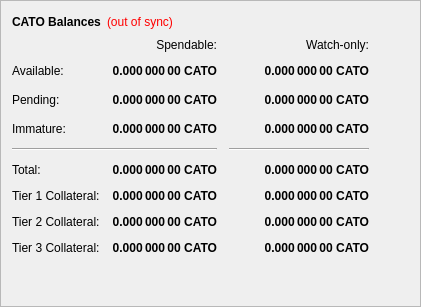
        <widget class="QFrame" name="frame">
         <property name="frameShape">
          <enum>QFrame::StyledPanel</enum>
         </property>
         <property name="frameShadow">
          <enum>QFrame::Raised</enum>
         </property>
         <layout class="QVBoxLayout" name="verticalLayout_4">
          <item>
           <layout class="QHBoxLayout" name="horizontalLayout_4">
            <item>
             <widget class="QLabel" name="label_5">
              <property name="font">
               <font>
                <weight>75</weight>
                <bold>true</bold>
               </font>
              </property>
              <property name="text">
               <string>CATO Balances</string>
              </property>
             </widget>
            </item>
            <item>
             <widget class="QLabel" name="labelWalletStatus">
              <property name="cursor">
               <cursorShape>WhatsThisCursor</cursorShape>
              </property>
              <property name="toolTip">
               <string>The displayed information may be out of date. Your wallet automatically synchronizes with the Catocoin network after a connection is established, but this process has not completed yet.</string>
              </property>
              <property name="styleSheet">
               <string notr="true">QLabel { color: red; }</string>
              </property>
              <property name="text">
               <string notr="true">(out of sync)</string>
              </property>
              <property name="alignment">
               <set>Qt::AlignLeading|Qt::AlignLeft|Qt::AlignVCenter</set>
              </property>
             </widget>
            </item>
            <item>
             <spacer name="horizontalSpacer_3">
              <property name="orientation">
               <enum>Qt::Horizontal</enum>
              </property>
              <property name="sizeHint" stdset="0">
               <size>
                <width>40</width>
                <height>20</height>
               </size>
              </property>
             </spacer>
            </item>
           </layout>
          </item>
          <item>
           <layout class="QGridLayout" name="gridLayout">
            <property name="spacing">
             <number>12</number>
            </property>
            <item row="2" column="2">
             <widget class="QLabel" name="labelWatchPending">
              <property name="font">
               <font>
                <weight>75</weight>
                <bold>true</bold>
               </font>
              </property>
              <property name="cursor">
               <cursorShape>IBeamCursor</cursorShape>
              </property>
              <property name="toolTip">
               <string>Unconfirmed transactions to watch-only addresses</string>
              </property>
              <property name="text">
               <string notr="true">0.000 000 00 CATO</string>
              </property>
              <property name="alignment">
               <set>Qt::AlignRight|Qt::AlignTrailing|Qt::AlignVCenter</set>
              </property>
              <property name="textInteractionFlags">
               <set>Qt::LinksAccessibleByMouse|Qt::TextSelectableByKeyboard|Qt::TextSelectableByMouse</set>
              </property>
             </widget>
            </item>
            <item row="2" column="1">
             <widget class="QLabel" name="labelUnconfirmed">
              <property name="font">
               <font>
                <weight>75</weight>
                <bold>true</bold>
               </font>
              </property>
              <property name="cursor">
               <cursorShape>IBeamCursor</cursorShape>
              </property>
              <property name="toolTip">
               <string>Total of transactions that have yet to be confirmed, and do not yet count toward the spendable balance</string>
              </property>
              <property name="text">
               <string notr="true">0.000 000 00 CATO</string>
              </property>
              <property name="alignment">
               <set>Qt::AlignRight|Qt::AlignTrailing|Qt::AlignVCenter</set>
              </property>
              <property name="textInteractionFlags">
               <set>Qt::LinksAccessibleByMouse|Qt::TextSelectableByKeyboard|Qt::TextSelectableByMouse</set>
              </property>
             </widget>
            </item>
            <item row="3" column="2">
             <widget class="QLabel" name="labelWatchImmature">
              <property name="font">
               <font>
                <weight>75</weight>
                <bold>true</bold>
               </font>
              </property>
              <property name="cursor">
               <cursorShape>IBeamCursor</cursorShape>
              </property>
              <property name="toolTip">
               <string>Staked or masternode rewards in watch-only addresses that has not yet matured</string>
              </property>
              <property name="text">
               <string notr="true">0.000 000 00 CATO</string>
              </property>
              <property name="alignment">
               <set>Qt::AlignRight|Qt::AlignTrailing|Qt::AlignVCenter</set>
              </property>
              <property name="textInteractionFlags">
               <set>Qt::LinksAccessibleByMouse|Qt::TextSelectableByKeyboard|Qt::TextSelectableByMouse</set>
              </property>
             </widget>
            </item>
            <item row="4" column="0" colspan="2">
             <widget class="Line" name="lineSpendableBalance">
              <property name="orientation">
               <enum>Qt::Horizontal</enum>
              </property>
             </widget>
            </item>
            <item row="4" column="2">
             <widget class="Line" name="lineWatchBalance">
              <property name="sizePolicy">
               <sizepolicy hsizetype="Preferred" vsizetype="Fixed">
                <horstretch>0</horstretch>
                <verstretch>0</verstretch>
               </sizepolicy>
              </property>
              <property name="minimumSize">
               <size>
                <width>140</width>
                <height>0</height>
               </size>
              </property>
              <property name="orientation">
               <enum>Qt::Horizontal</enum>
              </property>
             </widget>
            </item>
            <item row="5" column="0">
             <widget class="QLabel" name="labelTotalText1">
              <property name="text">
               <string>Total:</string>
              </property>
             </widget>
            </item>
            <item row="7" column="0">
             <widget class="QLabel" name="labelTotalText2">
              <property name="text">
               <string>Tier 1 Collateral:</string>
              </property>
             </widget>
            </item>
            <item row="8" column="0">
             <widget class="QLabel" name="labelTotalText3">
              <property name="text">
               <string>Tier 2 Collateral:</string>
              </property>
             </widget>
            </item>
            <item row="9" column="0">
             <widget class="QLabel" name="labelTotalText4">
              <property name="text">
               <string>Tier 3 Collateral:</string>
              </property>
             </widget>
            </item>
            <item row="3" column="1">
             <widget class="QLabel" name="labelImmature">
              <property name="font">
               <font>
                <weight>75</weight>
                <bold>true</bold>
               </font>
              </property>
              <property name="cursor">
               <cursorShape>IBeamCursor</cursorShape>
              </property>
              <property name="toolTip">
               <string>Staked or masternode rewards that has not yet matured</string>
              </property>
              <property name="text">
               <string notr="true">0.000 000 00 CATO</string>
              </property>
              <property name="alignment">
               <set>Qt::AlignRight|Qt::AlignTrailing|Qt::AlignVCenter</set>
              </property>
              <property name="textInteractionFlags">
               <set>Qt::LinksAccessibleByMouse|Qt::TextSelectableByKeyboard|Qt::TextSelectableByMouse</set>
              </property>
             </widget>
            </item>
            <item row="2" column="3">
             <spacer name="horizontalSpacer_2">
              <property name="orientation">
               <enum>Qt::Horizontal</enum>
              </property>
              <property name="sizeHint" stdset="0">
               <size>
                <width>40</width>
                <height>20</height>
               </size>
              </property>
             </spacer>
            </item>
            <item row="3" column="0">
             <widget class="QLabel" name="labelImmatureText">
              <property name="text">
               <string>Immature:</string>
              </property>
             </widget>
            </item>
            <item row="5" column="1">
             <widget class="QLabel" name="labelTotal1">
              <property name="font">
               <font>
                <weight>75</weight>
                <bold>true</bold>
               </font>
              </property>
              <property name="cursor">
               <cursorShape>IBeamCursor</cursorShape>
              </property>
              <property name="toolTip">
               <string>Your current total balance</string>
              </property>
              <property name="text">
               <string notr="true">0.000 000 00 CATO</string>
              </property>
              <property name="alignment">
               <set>Qt::AlignRight|Qt::AlignTrailing|Qt::AlignVCenter</set>
              </property>
              <property name="textInteractionFlags">
               <set>Qt::LinksAccessibleByMouse|Qt::TextSelectableByKeyboard|Qt::TextSelectableByMouse</set>
              </property>
             </widget>
            </item>
            <item row="7" column="1">
             <widget class="QLabel" name="labelTotal2">
              <property name="font">
               <font>
                <weight>75</weight>
                <bold>true</bold>
               </font>
              </property>
              <property name="cursor">
               <cursorShape>IBeamCursor</cursorShape>
              </property>
              <property name="toolTip">
               <string>Your current total balance</string>
              </property>
              <property name="text">
               <string notr="true">0.000 000 00 CATO</string>
              </property>
              <property name="alignment">
               <set>Qt::AlignRight|Qt::AlignTrailing|Qt::AlignVCenter</set>
              </property>
              <property name="textInteractionFlags">
               <set>Qt::LinksAccessibleByMouse|Qt::TextSelectableByKeyboard|Qt::TextSelectableByMouse</set>
              </property>
             </widget>
            </item>
            <item row="8" column="1">
             <widget class="QLabel" name="labelTotal3">
              <property name="font">
               <font>
                <weight>75</weight>
                <bold>true</bold>
               </font>
              </property>
              <property name="cursor">
               <cursorShape>IBeamCursor</cursorShape>
              </property>
              <property name="toolTip">
               <string>Your current total balance</string>
              </property>
              <property name="text">
               <string notr="true">0.000 000 00 CATO</string>
              </property>
              <property name="alignment">
               <set>Qt::AlignRight|Qt::AlignTrailing|Qt::AlignVCenter</set>
              </property>
              <property name="textInteractionFlags">
               <set>Qt::LinksAccessibleByMouse|Qt::TextSelectableByKeyboard|Qt::TextSelectableByMouse</set>
              </property>
             </widget>
            </item>
            <item row="9" column="1">
             <widget class="QLabel" name="labelTotal4">
              <property name="font">
               <font>
                <weight>75</weight>
                <bold>true</bold>
               </font>
              </property>
              <property name="cursor">
               <cursorShape>IBeamCursor</cursorShape>
              </property>
              <property name="toolTip">
               <string>Your current total balance</string>
              </property>
              <property name="text">
               <string notr="true">0.000 000 00 CATO</string>
              </property>
              <property name="alignment">
               <set>Qt::AlignRight|Qt::AlignTrailing|Qt::AlignVCenter</set>
              </property>
              <property name="textInteractionFlags">
               <set>Qt::LinksAccessibleByMouse|Qt::TextSelectableByKeyboard|Qt::TextSelectableByMouse</set>
              </property>
             </widget>
            </item>
            <item row="7" column="2">
             <widget class="QLabel" name="labelTotal5">
              <property name="font">
               <font>
                <weight>75</weight>
                <bold>true</bold>
               </font>
              </property>
              <property name="cursor">
               <cursorShape>IBeamCursor</cursorShape>
              </property>
              <property name="toolTip">
               <string>Your current total balance</string>
              </property>
              <property name="text">
               <string notr="true">0.000 000 00 CATO</string>
              </property>
              <property name="alignment">
               <set>Qt::AlignRight|Qt::AlignTrailing|Qt::AlignVCenter</set>
              </property>
              <property name="textInteractionFlags">
               <set>Qt::LinksAccessibleByMouse|Qt::TextSelectableByKeyboard|Qt::TextSelectableByMouse</set>
              </property>
             </widget>
            </item>
            <item row="8" column="2">
             <widget class="QLabel" name="labelTotal6">
              <property name="font">
               <font>
                <weight>75</weight>
                <bold>true</bold>
               </font>
              </property>
              <property name="cursor">
               <cursorShape>IBeamCursor</cursorShape>
              </property>
              <property name="toolTip">
               <string>Your current total balance</string>
              </property>
              <property name="text">
               <string notr="true">0.000 000 00 CATO</string>
              </property>
              <property name="alignment">
               <set>Qt::AlignRight|Qt::AlignTrailing|Qt::AlignVCenter</set>
              </property>
              <property name="textInteractionFlags">
               <set>Qt::LinksAccessibleByMouse|Qt::TextSelectableByKeyboard|Qt::TextSelectableByMouse</set>
              </property>
             </widget>
            </item>
            <item row="9" column="2">
             <widget class="QLabel" name="labelTotal7">
              <property name="font">
               <font>
                <weight>75</weight>
                <bold>true</bold>
               </font>
              </property>
              <property name="cursor">
               <cursorShape>IBeamCursor</cursorShape>
              </property>
              <property name="toolTip">
               <string>Your current total balance</string>
              </property>
              <property name="text">
               <string notr="true">0.000 000 00 CATO</string>
              </property>
              <property name="alignment">
               <set>Qt::AlignRight|Qt::AlignTrailing|Qt::AlignVCenter</set>
              </property>
              <property name="textInteractionFlags">
               <set>Qt::LinksAccessibleByMouse|Qt::TextSelectableByKeyboard|Qt::TextSelectableByMouse</set>
              </property>
             </widget>
            </item>
            <item row="5" column="2">
             <widget class="QLabel" name="labelWatchTotal">
              <property name="font">
               <font>
                <weight>75</weight>
                <bold>true</bold>
               </font>
              </property>
              <property name="cursor">
               <cursorShape>IBeamCursor</cursorShape>
              </property>
              <property name="toolTip">
               <string>Current total balance in watch-only addresses</string>
              </property>
              <property name="text">
               <string notr="true">0.000 000 00 CATO</string>
              </property>
              <property name="alignment">
               <set>Qt::AlignRight|Qt::AlignTrailing|Qt::AlignVCenter</set>
              </property>
              <property name="textInteractionFlags">
               <set>Qt::LinksAccessibleByMouse|Qt::TextSelectableByKeyboard|Qt::TextSelectableByMouse</set>
              </property>
             </widget>
            </item>
            <item row="0" column="2">
             <widget class="QLabel" name="labelWatchonly">
              <property name="text">
               <string>Watch-only:</string>
              </property>
              <property name="alignment">
               <set>Qt::AlignRight|Qt::AlignTrailing|Qt::AlignVCenter</set>
              </property>
             </widget>
            </item>
            <item row="1" column="0">
             <widget class="QLabel" name="labelBalanceText">
              <property name="text">
               <string>Available:</string>
              </property>
             </widget>
            </item>
            <item row="1" column="1">
             <widget class="QLabel" name="labelBalance">
              <property name="font">
               <font>
                <weight>75</weight>
                <bold>true</bold>
               </font>
              </property>
              <property name="cursor">
               <cursorShape>IBeamCursor</cursorShape>
              </property>
              <property name="toolTip">
               <string>Your current spendable balance</string>
              </property>
              <property name="text">
               <string notr="true">0.000 000 00 CATO</string>
              </property>
              <property name="alignment">
               <set>Qt::AlignRight|Qt::AlignTrailing|Qt::AlignVCenter</set>
              </property>
              <property name="textInteractionFlags">
               <set>Qt::LinksAccessibleByMouse|Qt::TextSelectableByKeyboard|Qt::TextSelectableByMouse</set>
              </property>
             </widget>
            </item>
            <item row="1" column="2">
             <widget class="QLabel" name="labelWatchAvailable">
              <property name="font">
               <font>
                <weight>75</weight>
                <bold>true</bold>
               </font>
              </property>
              <property name="cursor">
               <cursorShape>IBeamCursor</cursorShape>
              </property>
              <property name="toolTip">
               <string>Your current balance in watch-only addresses</string>
              </property>
              <property name="text">
               <string notr="true">0.000 000 00 CATO</string>
              </property>
              <property name="alignment">
               <set>Qt::AlignRight|Qt::AlignTrailing|Qt::AlignVCenter</set>
              </property>
              <property name="textInteractionFlags">
               <set>Qt::LinksAccessibleByMouse|Qt::TextSelectableByKeyboard|Qt::TextSelectableByMouse</set>
              </property>
             </widget>
            </item>
            <item row="2" column="0">
             <widget class="QLabel" name="labelPendingText">
              <property name="text">
               <string>Pending:</string>
              </property>
             </widget>
            </item>
            <item row="0" column="1">
             <widget class="QLabel" name="labelSpendable">
              <property name="text">
               <string>Spendable:</string>
              </property>
              <property name="alignment">
               <set>Qt::AlignRight|Qt::AlignTrailing|Qt::AlignVCenter</set>
              </property>
             </widget>
            </item>
           </layout>
          </item>
          <item>
           <spacer name="verticalSpacer_4">
            <property name="orientation">
             <enum>Qt::Vertical</enum>
            </property>
            <property name="sizeHint" stdset="0">
             <size>
              <width>20</width>
              <height>40</height>
             </size>
            </property>
           </spacer>
          </item>
         </layout>
        </widget>
